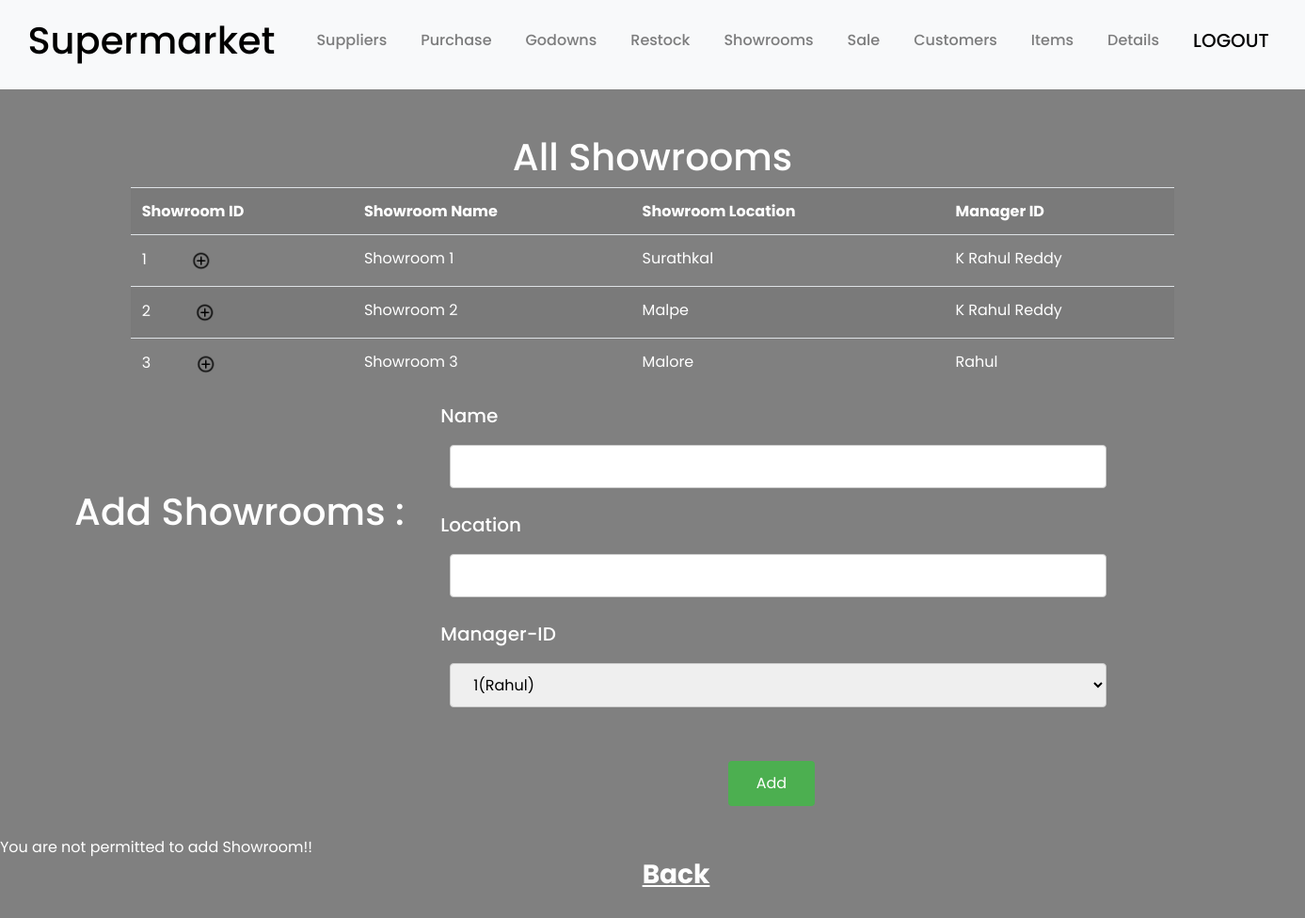
Page /showrooms.php (signed in) on the committed database.
### tables this page shows
CREATE TABLE `showroom` (
  `Showroom_ID` smallint(6) NOT NULL,
  `Showroom_Name` varchar(20) NOT NULL,
  `Showroom_Location` varchar(20) NOT NULL,
  `Manager_ID` smallint(6) NOT NULL
);

CREATE TABLE `employee` (
  `Employee_ID` smallint(6) NOT NULL,
  `Employee_Name` varchar(20) NOT NULL,
  `Supervisor_ID` smallint(6) DEFAULT NULL,
  `Home_Number` varchar(10) NOT NULL,
  `Street` varchar(20) NOT NULL,
  `Pincode` int(6) NOT NULL,
  `Password` text NOT NULL
);

### showrooms.php (the view, shortened to what this page needs)
<?php include "head.php"; ?>
<h1><center>All Showrooms</center></h1>
<?php
$servername = "localhost";
$username = "root";
$password = "";
$dbname = "supermarket";
$conn = new mysqli($servername, $username, $password, $dbname);
$sql = "SELECT * FROM showroom join employee on showroom.Manager_ID = employee.Employee_ID order by Showroom_ID";
$result = $conn->query($sql);
if ($result->num_rows > 0) {
    echo "<table class = 'table table-hover table-striped'><tr><th>Showroom ID</th><th>Showroom Name</th><th>Showroom Location</th><th>Manager ID</th></tr>";
    while($row = $result->fetch_assoc()) {
        echo "<tr><td>" . $row["Showroom_ID"]."<a href='showroom.php?Sid=".$row["Showroom_ID"]."'><img src='1.png' style='width:30px; height30px; margin-left:20%;'></a></td><td>". $row["Showroom_Name"]. "</td><td>" . $row["Showroom_Location"]. "</td><td>" . $row["Employee_Name"]. "</td></tr>";
    }
    echo "</table>";
} else {
    echo "0 results";
}
?>
<div class = "container-fluid row padding" >
    <div class="col-lg-4 col-md-6 col-sm-6" >
        <h1 style = "padding-left: 15%; padding-top:10%"><br>Add Showrooms : </h1>
    </div>
    <div class="col-lg-8 col-md-6 col-sm-6" >
        <form method="post">
            <label><h5>Name</h5></label>
            <br>
            <input type="text" name="name" required>
            <br><br>
            <label><h5>Location</h5></label>
            <br>
            <input type="text" name="loc" required>
            <br><br>
            <label><h5>Manager-ID</h5></label>
            <br>
            <select name="Mid">
            <?php
                $mysqli = new mysqli($servername, $username, $password, $dbname);
                $sqlSelect="SELECT * FROM employee";
                $result = $mysqli-> query ($sqlSelect);
                while ($row = mysqli_fetch_array($result)) {
                    $rows[] = $row;
                }
                foreach ($rows as $row) {
                    print "<option value='" . $row['Employee_ID'] . "'>" .$row['Employee_ID']."(". $row['Employee_Name'] . ")</option>";
                }
            ?>
            </select>
            <br><br>
            <button type="submit" name="button2">Add</button>
        </form>
    </div>
</div>
<?php
    if(isset($_POST['button2']) && $_SESSION['Eid'] == 1)
    {
        $Mid = $_POST['Mid'];
        $name = $_POST['name'];
        $loc = $_POST['loc'];
        $q = "select * from showroom where Showroom_Name = '$name' and Showroom_Location = '$loc' and Manager_ID = $Mid";
        $con = mysqli_connect("127.0.0.1","root","");
        mysqli_select_db($con, "supermarket");
        $result = mysqli_query($con, $q);
        $n = mysqli_num_rows($result);
        if($n != 0)
        {
            echo "Showroom exists!!";
        }
        else
        {
            $q = "INSERT INTO `showroom`(`Showroom_Name`, `Showroom_Location`, `Manager_ID`) VALUES ('$name', '$loc', $Mid)";
            if(mysqli_query($con, $q))
            {
                header('location:showrooms.php');
            }
            else
            {
                echo "Showroom cannot be added!! Check Manager ID";
            }
        }
    }
    else if($_SESSION['Eid'] != 1)
    {
        echo "You are not permitted to add Showroom!!";
    }
?>
<center><h3><a href='home.php' style = "color : white; font-weight : bold; padding-left : 50px; text-decoration: underline">Back</a></h3></center>
</body>
</html>

### head.php (shortened to what this page needs)
<head>
	<link rel="stylesheet" href="https://maxcdn.bootstrapcdn.com/bootstrap/4.1.1/css/bootstrap.min.css">
	<link href="style.css" rel="stylesheet">
	<link rel="stylesheet" href="https://m.w3newbie.com/you-tube.css">
</head>
	<nav class = "navbar navbar-expand-md navbar-light bg-light sticky-top text-center" id="navigationbar">
		<div class = "container-fluid" >
			<a class = "navbar-brand" href = "home.php">
				<ul class="navbar-nav ml-auto">
					<li class="nav-item">
						<h1 style="color:black">Supermarket</h1>
					</li>
				</ul>
			</a>
			<div class="collapse navbar-collapse text-center" id="navbarResponsive">
				<ul class="navbar-nav ml-auto">
					<li class="nav-item">
						<a class="nav-link" href="suppliers.php">Suppliers</a>
					</li>
					<li class="nav-item">
							<a class="nav-link" href="purchase.php">Purchase</a>
					</li>
					<li class="nav-item">
							<a class="nav-link" href="godowns.php">Godowns</a>
					</li>
					<li class="nav-item">
							<a class="nav-link" href="restock.php">Restock</a>
					</li>
					<li class="nav-item">
							<a class="nav-link" href="showrooms.php">Showrooms</a>
					</li>
					<li class="nav-item">
							<a class="nav-link" href="sale.php">Sale</a>
					</li>
					<li class="nav-item">
							<a class="nav-link" href="customers.php">Customers</a>
					</li>
					<li class="nav-item">
							<a class="nav-link" href="items.php">Items</a>
					</li>
					<li class="nav-item">
							<a class="nav-link" href="admin.php">Details</a>
					</li>
					<li class="nav-item">
							<a class="nav-link" style="color:black" href="logout.php"><h5>LOGOUT</h5></a>
					</li>
				</ul>
			</div>
		</div>
	</nav>

### style.css (style rules this page uses)
.padding { padding-bottom: 1rem; }
.navbar { padding: .9rem; }
.navbar-nav li { padding-right: 20px; font-weight: 500; }
.nav-link { font-size: 1.0em !important; }
.table { width: 80%; margin: 0 auto; }
input[type = text], input[type = number], input[type = password], input[type = varchar], input[type = double], input[type = Date], input[type = Int], select { width: 80%; padding: 10px 20px; margin: 3px 10px; display: inline-block; border: 1px solid #ccc; border-radius: 4px; box-sizing: border-box; }
button[type = submit] { background-color: #4CAF50; color: white; margin-left: 35%; margin-top: 30px; padding: 12px 30px; border: none; border-radius: 4px; cursor: pointer; float: left; }
[class*="col-"] { padding: 1rem; }

### rows in the picture
showroom: Showroom_ID "1", Showroom_Name "Showroom 1", Showroom_Location "Surathkal", Manager_ID.Employee_Name "K Rahul Reddy"
showroom: Showroom_ID "2", Showroom_Name "Showroom 2", Showroom_Location "Malpe", Manager_ID.Employee_Name "K Rahul Reddy"
showroom: Showroom_ID "3", Showroom_Name "Showroom 3", Showroom_Location "Malore", Manager_ID.Employee_Name "Rahul"

### other values in the picture
form field Mid "1(Rahul)"
